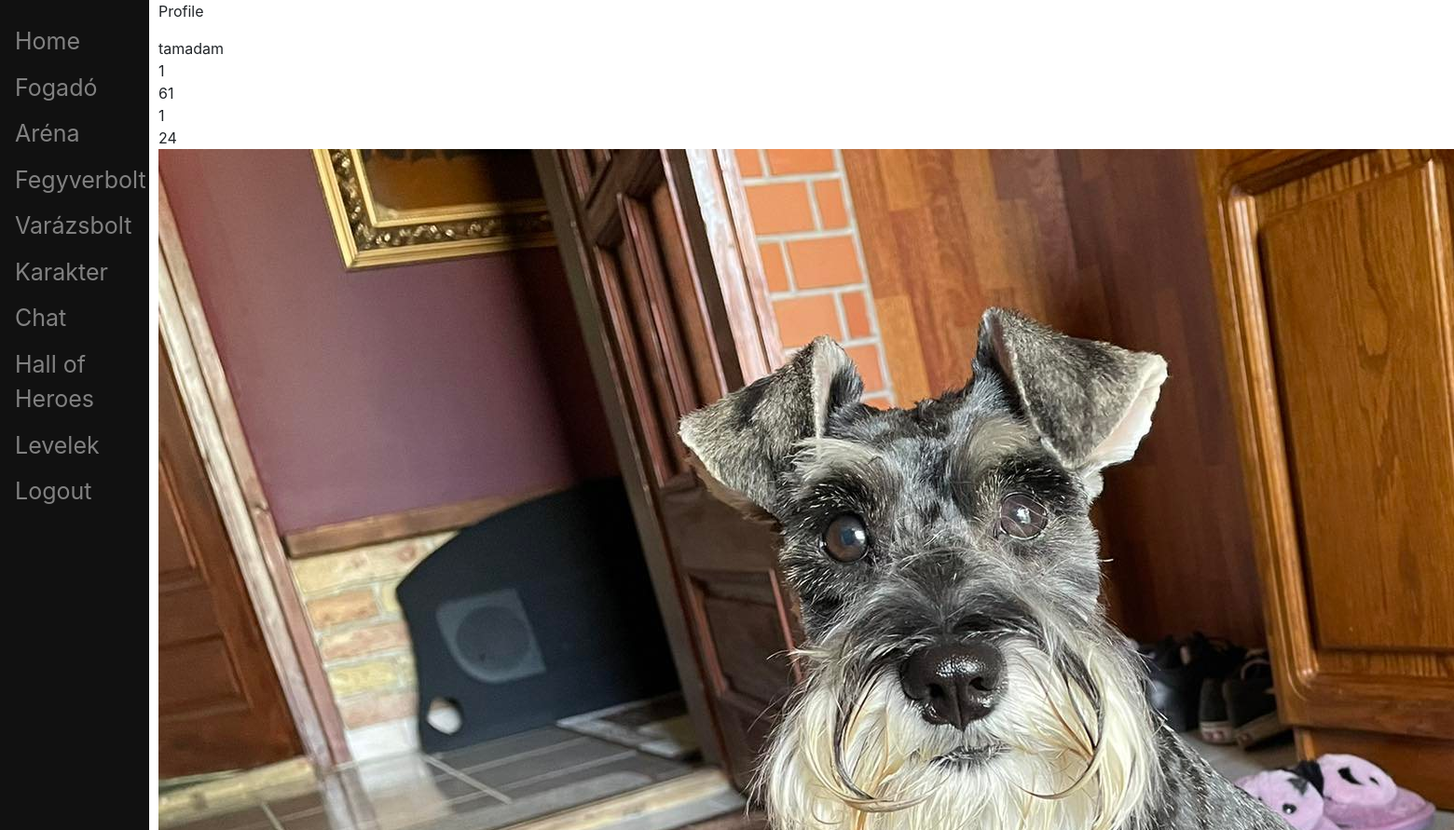
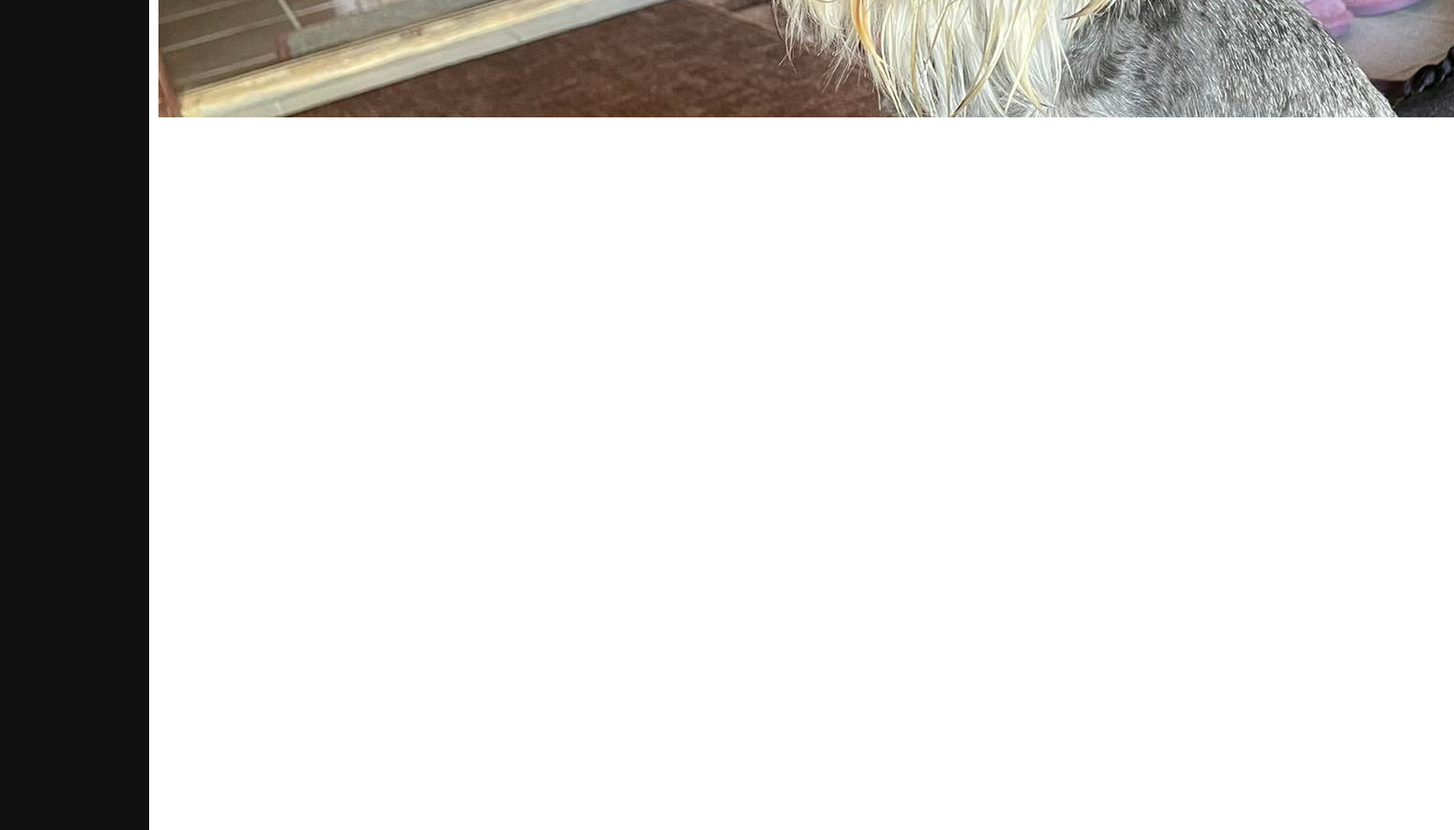
Page /profile/1/ (signed in) on the committed database (2 pictures, top to bottom).
### account/models.py (models this page shows, shortened)
class Account(AbstractBaseUser):
	username		= models.CharField(verbose_name = 'username', max_length = 20, unique = True)
	email 			= models.EmailField(verbose_name = 'email', max_length = 128, unique = True)
	date_joined		= models.DateTimeField(verbose_name = 'date joined', auto_now_add = True)
	last_login		= models.DateTimeField(verbose_name = 'last login', auto_now = True)
	is_admin		= models.BooleanField(default=False)
	is_superuser	= models.BooleanField(default=False)
	is_staff		= models.BooleanField(default=False)
	is_active		= models.BooleanField(default=True) # - lehet false pl email-es aktivalas
	profile_image	= models.ImageField(null=True, blank=True, upload_to=profile_image_path)
	objects = CustomAccountManager()
	USERNAME_FIELD 	= 'username'
	REQUIRED_FIELDS	= ['email']

class Character(models.Model):
	account = models.OneToOneField(Account, on_delete=models.CASCADE, primary_key=True)
	ROLES = (
		('warrior', 'warrior'),
		('mage', 'mage'),
		('scout', 'scout'),
	)
	character_type	= models.CharField(verbose_name = 'character type', max_length = 20, choices=ROLES, default='')
	level			= models.DecimalField(verbose_name='level', max_digits=19, decimal_places=0, default = 1) #szint
	strength		= models.DecimalField(verbose_name='strength', max_digits=19, decimal_places=0, default = 8) #erő
	skill 			= models.DecimalField(verbose_name='skill', max_digits=19, decimal_places=0, default = 6) #ügyesség
	intelligence	= models.DecimalField(verbose_name='intelligence', max_digits=19, decimal_places=0, default = 7) #értelem
	health_point	= models.DecimalField(verbose_name='health point', max_digits=19, decimal_places=0, default = 10) #életerő
	fortune 		= models.DecimalField(verbose_name='fortune', max_digits=19, decimal_places=0, default = 8) #szerencse
	shield 			= models.DecimalField(verbose_name='shield', max_digits=19, decimal_places=0, default = 0) #páncél
	rank			= models.DecimalField(verbose_name='rank', max_digits=19, decimal_places=0, blank = True, null = True) #helyezes
	honor			= models.DecimalField(verbose_name='honor', max_digits=19, decimal_places=0, default = 1) #becsuletpont
	gold 			= models.DecimalField(verbose_name='gold', max_digits=20, decimal_places=0, default=100)

### account/views.py (the view)
# urls.py: path('profile/<user_id>/', profile_view, name='profile'),
@login_required(login_url='login')
def profile_view(request, *args, **kwargs):
	context = {}
	user_id = kwargs.get('user_id')
	try:
		account = Account.objects.get(id=user_id)
	except Account.DoesNotExist:
		return HttpResponse('Account does not exist')
	owner_of_the_profile = False
	if request.user.id == account.id:
		owner_of_the_profile = True
	context = {
		'username': account.username,
		'user_id': account.id,
		'level': account.character.level,
		'strength': account.character.strength,
		'character_type': account.character.character_type,
		'is_owner': owner_of_the_profile,
		'gold': account.character.gold,
	}
	if account.profile_image:
		context['profile_image'] = account.profile_image.url
	else:
		context['profile_image'] = STATIC_IMAGE_PATH_IF_DEFAULT_PIC_SET
	return render(request, 'account/profile.html', context)

### account/templates/account/profile.html (shortened to what this page needs)
{% extends 'base.html' %}
{% load static %}
{% block content %}
<div class="main">
	<p>Profile</p>
	{{username}}<br>
	{{ user_id }} <br>
	{{ strength }}<br>
	{{level}}<br>
	{{gold}}<br>
	<img src="{{ profile_image }}">
	{% if is_owner %}
		<p>Tulajdonos</p>
		<a href="{% url 'account:edit' user_id=user_id%}">Módosítás</a>
	{% else %}
		<p>Nem tulajdonos</p>
		<div class="d-flex flex-row align-items-center btn btn-primary m-2 px-4" onclick="createOrReturnPrivateChat('{{user_id}}')">
			<span class="message-btn-text">Message</span>
		</div>
	{% endif %}
</div>
{% endblock %}

### static/core/core.css (style rules this page uses)
.main { margin-left: 160px; padding: 0px 10px; }

### rows in the picture
Account: username "tamadam"
Character: strength "61", level "1", gold "24"

### other values in the picture
{{ user_id }} "1"
